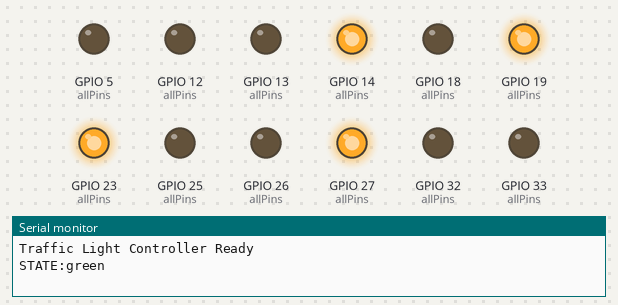
Recording of a sketch running on a simulated ESP32. Parts: output pins drawn as LEDs (lit = HIGH), the last lines printed to the serial monitor.

Above: at 5.0 s.
At 11.5 s:
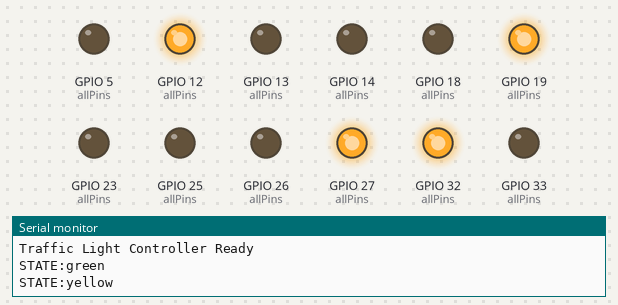
At 22.0 s:
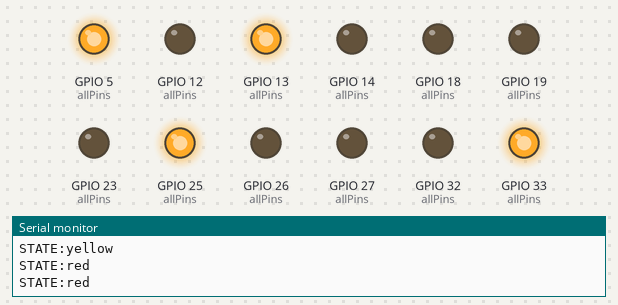
At 28.5 s:
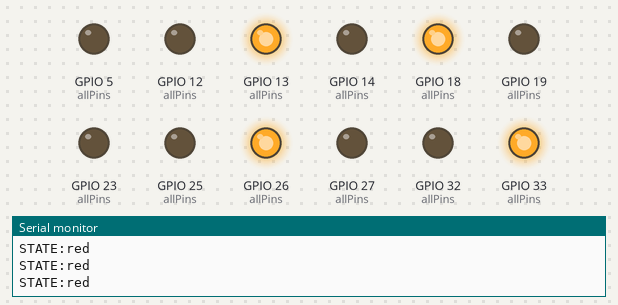
At 32.0 s:
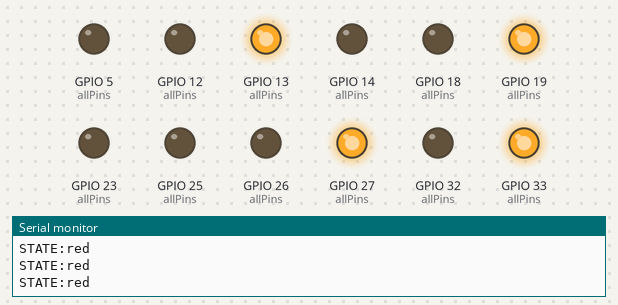
Timing chart, 0 to 44.2 s (numbered marks = the images above):
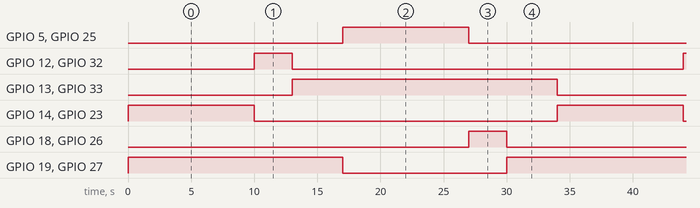

Measured:
- by itself, GPIO 5 (allPins), GPIO 14 (allPins), GPIO 23 (allPins), GPIO 25 (allPins): alternates HIGH for 10.0 s and LOW for 24.0 s
- by itself, GPIO 12 (allPins), GPIO 18 (allPins), GPIO 26 (allPins), GPIO 32 (allPins): alternates HIGH for 3.0 s and LOW for 31.0 s
- by itself, GPIO 13 (allPins), GPIO 33 (allPins): alternates HIGH for 21.0 s and LOW for 13.0 s
- by itself, GPIO 19 (allPins), GPIO 27 (allPins): repeats every 34.0 s: LOW 13.0 s, HIGH 21.0 s

The sketch:

traffic_lights.ino
```cpp
/*
 * Traffic Light Controller - 4 Mini Traffic Lights
 * =================================================
 * Controls 4 traffic lights at a model intersection.
 *
 * Layout (looking from above):
 *
 *          TL2 (South-facing)
 *            |
 *   TL3 ----+---- TL1 (East-facing)
 *   (West)   |
 *          TL4 (North-facing)
 *
 * TL1 & TL3 (East-West) run together
 * TL2 & TL4 (North-South) run together
 *
 * Also sends current light state over Serial so the
 * Python detection system knows the light state.
 *
 * Serial output format: "STATE:red" or "STATE:green" or "STATE:yellow"
 * This is the state of TL1/TL3 (the pair facing the camera)
 *
 * WIRING (ESP32 GPIO pins):
 * -------------------------
 * Traffic Light 1 (East-facing):
 *   Red    -> GPIO 13
 *   Yellow -> GPIO 12
 *   Green  -> GPIO 14
 *
 * Traffic Light 2 (South-facing):
 *   Red    -> GPIO 27
 *   Yellow -> GPIO 26
 *   Green  -> GPIO 25
 *
 * Traffic Light 3 (West-facing):
 *   Red    -> GPIO 33
 *   Yellow -> GPIO 32
 *   Green  -> GPIO 23
 *
 * Traffic Light 4 (North-facing):
 *   Red    -> GPIO 19
 *   Yellow -> GPIO 18
 *   Green  -> GPIO 5
 *
 * All LED ground wires -> ESP32 GND
 * Each LED needs a 220 ohm resistor in series
 */

// ---- Traffic Light 1 (East) ----
#define TL1_RED    13
#define TL1_YELLOW 12
#define TL1_GREEN  14

// ---- Traffic Light 2 (South) ----
#define TL2_RED    27
#define TL2_YELLOW 26
#define TL2_GREEN  25

// ---- Traffic Light 3 (West) ----
#define TL3_RED    33
#define TL3_YELLOW 32
#define TL3_GREEN  23

// ---- Traffic Light 4 (North) ----
#define TL4_RED    19
#define TL4_YELLOW 18
#define TL4_GREEN   5

// Timing (milliseconds)
#define GREEN_TIME   10000  // 10 seconds green
#define YELLOW_TIME   3000  // 3 seconds yellow
#define RED_CLEAR_TIME 4000 // 4 seconds all-red clearance (time to move vehicle)

// All pins in arrays for easy setup
const int allPins[] = {
  TL1_RED, TL1_YELLOW, TL1_GREEN,
  TL2_RED, TL2_YELLOW, TL2_GREEN,
  TL3_RED, TL3_YELLOW, TL3_GREEN,
  TL4_RED, TL4_YELLOW, TL4_GREEN
};

void setup() {
  Serial.begin(9600);

  // Set all pins as output
  for (int i = 0; i < 12; i++) {
    pinMode(allPins[i], OUTPUT);
    digitalWrite(allPins[i], LOW);
  }

  Serial.println("Traffic Light Controller Ready");
}

// Helper: turn off all LEDs on a traffic light
void allOff(int red, int yellow, int green) {
  digitalWrite(red, LOW);
  digitalWrite(yellow, LOW);
  digitalWrite(green, LOW);
}

// Helper: set a traffic light to a specific state
void setLight(int red, int yellow, int green, char state) {
  allOff(red, yellow, green);
  switch (state) {
    case 'R': digitalWrite(red, HIGH); break;
    case 'Y': digitalWrite(yellow, HIGH); break;
    case 'G': digitalWrite(green, HIGH); break;
  }
}

// Set East-West pair (TL1 + TL3)
void setEastWest(char state) {
  setLight(TL1_RED, TL1_YELLOW, TL1_GREEN, state);
  setLight(TL3_RED, TL3_YELLOW, TL3_GREEN, state);
}

// Set North-South pair (TL2 + TL4)
void setNorthSouth(char state) {
  setLight(TL2_RED, TL2_YELLOW, TL2_GREEN, state);
  setLight(TL4_RED, TL4_YELLOW, TL4_GREEN, state);
}

void sendState(const char* state) {
  Serial.print("STATE:");
  Serial.println(state);
}

void loop() {
  // --- Phase 1: East-West GREEN, North-South RED ---
  setEastWest('G');
  setNorthSouth('R');
  sendState("green");
  delay(GREEN_TIME);

  // --- Phase 2: East-West YELLOW, North-South RED ---
  setEastWest('Y');
  setNorthSouth('R');
  sendState("yellow");
  delay(YELLOW_TIME);

  // --- Phase 3: All RED (clearance) ---
  setEastWest('R');
  setNorthSouth('R');
  sendState("red");
  delay(RED_CLEAR_TIME);

  // --- Phase 4: North-South GREEN, East-West RED ---
  setNorthSouth('G');
  setEastWest('R');
  sendState("red");  // Camera faces East-West, which is now red
  delay(GREEN_TIME);

  // --- Phase 5: North-South YELLOW, East-West RED ---
  setNorthSouth('Y');
  setEastWest('R');
  sendState("red");
  delay(YELLOW_TIME);

  // --- Phase 6: All RED (clearance) ---
  setEastWest('R');
  setNorthSouth('R');
  sendState("red");
  delay(RED_CLEAR_TIME);
}
```
